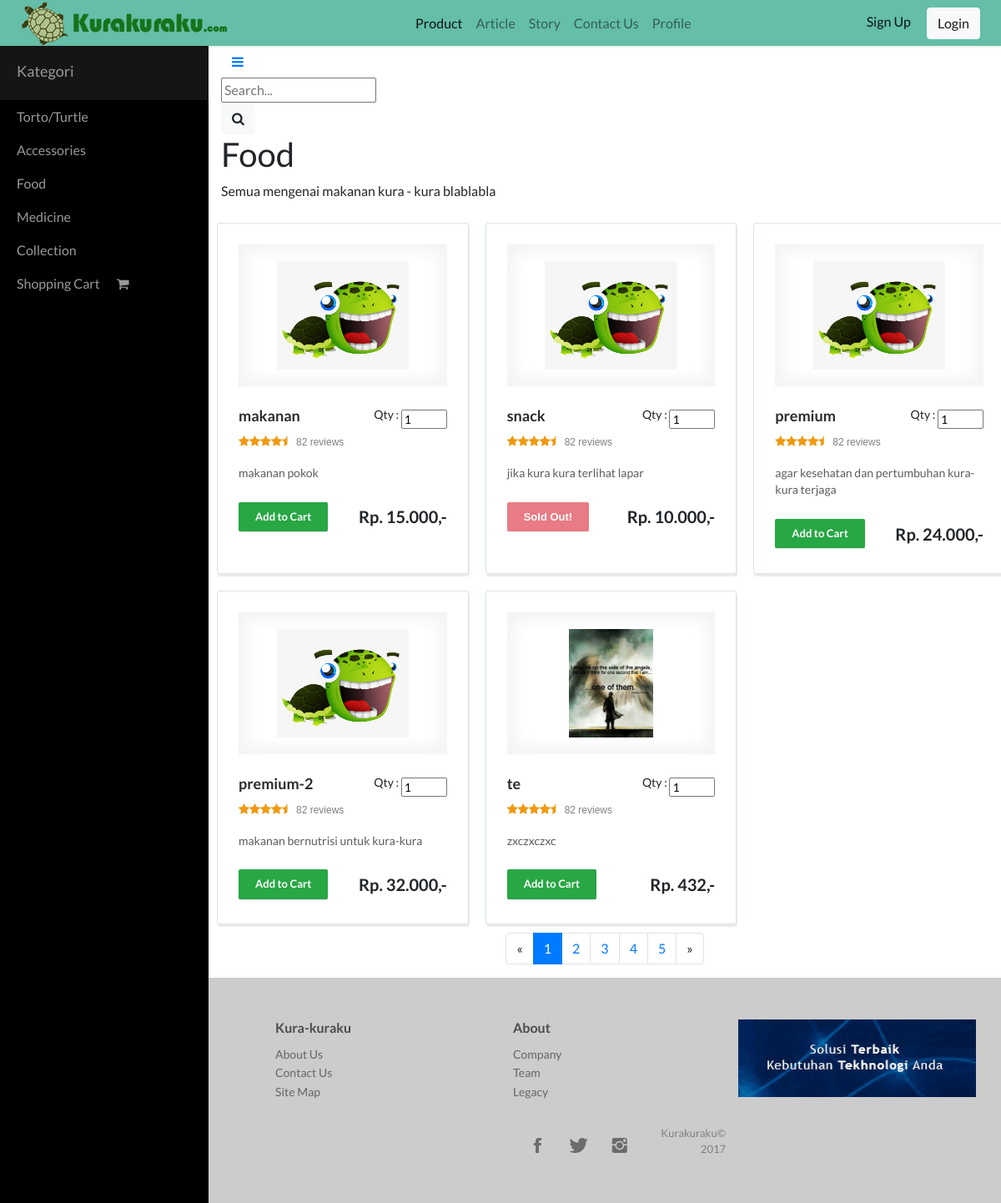
/index.php/Route/food, run on the app's committed database.
### tables this page shows
CREATE TABLE `product` (
  `id_product` int(11) NOT NULL,
  `nama` varchar(100) NOT NULL,
  `stok` int(11) NOT NULL,
  `harga` int(11) NOT NULL,
  `deskripsi` varchar(500) NOT NULL,
  `gambar` varchar(100) NOT NULL,
  `jenis` varchar(20) NOT NULL
);

### application/controllers/Route.php (called while the page is built, shortened)
<?php
class Route extends CI_Controller {
	function __construct(){
		$this->load->model('Model_item', 'm_item');
		$this->load->library('cart');
	  }
	public function food(){
		$data['item_product'] = $this->m_item->get_Array("*", "product", "jenis = 'food'");
		$this->load->view("halaman/food", $data);
	}
}

### index.php (called while the page is built, shortened)
<?php
require_once BASEPATH.'core/CodeIgniter.php';

### application/models/Model_item.php (called while the page is built, shortened)
<?php
	class Model_item extends CI_Model {
    public function get_array($select, $from,$where){
        return $this->db->select($select)->where($where)->get($from)->result_array();
    }
  }
?>

### application/views/halaman/food.php (the view, shortened to what this page needs)
<!DOCTYPE html>
<html style="font-family:Lato, sans-serif;">
<head>
</head>
<body style="font-family:Lato, sans-serif;padding:0px">
    <div id="wrapper">
        <div class="page-content-wrapper" style="font-family:Lato, sans-serif;">
            <div class="container-fluid">
            <form action="<?php echo site_url()?>/Cont_trans/search/food" method="post">
            <div class="search-container" style="margin-top:0px;">
                <a class="btn btn-link" role="button" href="#menu-toggle" id="menu-toggle"><i class="fa fa-bars"></i></a>
                <div style="width:100%">
                    <input autocomplete="off" type="text" name="search-bar" placeholder="Search..." class="search-input" onkeyup="showResult(this.value)">
                </div>
            <button class="btn btn-light search-btn" type="submit"> <i class="fa fa-search"></i></button>
            </div>
            </form>
                <div
                    class="row" style="font-family:Lato, sans-serif;">
                    <div class="col-md-12">
                        <div>
                            <h1 style="font-family:Lato, sans-serif;">Food</h1>
                        </div>
                        <?php if(!empty($search)) : ?>
                        <p style="font-family:Lato, sans-serif;">Anda mencari : ' <?php echo $search?> '</p>
                        <?php else :?>
                        <p style="font-family:Lato, sans-serif;">Semua mengenai makanan kura - kura blablabla</p>
                        <?php endif ?>
                    </div>
            </div>
        </div>
        <div class="row product-list" style="font-family:Lato, sans-serif;min-height:50vh;margin-left:0px;">
            <?php foreach($item_product as $items) :?>
            <div class="col-12 col-sm-6 col-md-6 col-lg-4 col-xl-4 d-flex product-item" style="font-family:Lato, sans-serif;min-width:33.3333%;">
                <div class="product-container" style="min-width:100%;">
                    <form action="<?php echo site_url() ?>/Cont_trans/addToCart/food" method="POST">
                    <div class="row">
                        <div class="col-md-12"><a href="#" class="product-image"><img src="<?php echo base_url()?>/assets/img/<?php echo $items['gambar']?>"></a></div>
                    </div>
                    <div class="row">
                        <div class="col-6">
                            <h2><a href="#" style="font-family:Lato, sans-serif;font-weight:bold;"><?php echo $items['nama']?></a></h2>
                        </div>
                        <div class="col-3" style="padding:0px;">
                            <p class="float-right" style="padding-right:0px;font-family:Lato, sans-serif;">Qty :&nbsp;</p>
                        </div>
                        <div class="col-3" style="padding-left:0px;"><input type="number" name="qty" value="1" placeholder="1" min="1" max=<?php echo $items['stok'] ?> style="width:100%;margin-top:3px;font-family:Lato, sans-serif;"></div>
                    </div>
                    <div class="product-rating"><i class="fa fa-star"></i><i class="fa fa-star"></i><i class="fa fa-star"></i><i class="fa fa-star"></i><i class="fa fa-star-half"></i><a href="#" class="small-text">82 reviews</a></div>
                    <div class="row">
                        <div class="col-12">
                            <p class="product-description" style="font-family:Lato, sans-serif;"><?php echo $items['deskripsi']?></p>
                            <div class="row">
                                    <?php if($items['stok']) :?>
                                    <div class="col-6 d-inline-flex align-items-center"><button class="btn btn-success" type="submit" style="font-family:Lato, sans-serif;">Add to Cart</button></div>
                                    <?php else :?>
                                    <div class="col-6 d-inline-flex align-items-center"><button class="btn btn-danger sold-out" type="button" disabled="disabled">Sold Out!</button></div>
                                    <?php endif ?>
                                <div class="col-6"><label class="col-form-label float-right" style="font-size:20px;font-family:Lato, sans-serif;"><strong>Rp. <?php echo number_format($items['harga'],0,".",".")?>,-</strong><br></label></div>
                            </div>
                        </div>
                    </div>
                    </form>
                </div>
            </div>
            <?php endforeach ?>
        </div>
        <nav class="d-flex justify-content-center">
            <ul class="pagination">
                <li class="page-item"><a class="page-link" aria-label="Previous"><span aria-hidden="true">«</span></a></li>
                <li class="page-item active"><a class="page-link" href="#">1</a></li>
                <li class="page-item"><a class="page-link" href="#">2</a></li>
                <li class="page-item"><a class="page-link" href="#">3</a></li>
                <li class="page-item"><a class="page-link" href="#">4</a></li>
                <li class="page-item"><a class="page-link" href="#">5</a></li>
                <li class="page-item"><a class="page-link" aria-label="Next"><span aria-hidden="true">»</span></a></li>
            </ul>
        </nav>
    </div>
    </div>
    <div class="footer-clean" style="background-color:#cccccc;">
        <footer>
            <div class="container">
                <div class="row justify-content-center">
                    <div class="col-sm-4 col-md-3 col-xl-3 offset-md-3 offset-lg-3 offset-xl-3 item">
                        <h3>Kura-kuraku</h3>
                        <ul>
                            <li><a href="#">About Us</a></li>
                            <li><a href="#">Contact Us</a></li>
                            <li><a href="#">Site Map</a></li>
                        </ul>
                    </div>
                    <div class="col-sm-4 col-md-3 offset-xl-0 item">
                        <h3>About</h3>
                        <ul>
                            <li><a href="#">Company</a></li>
                            <li><a href="#">Team</a></li>
                            <li><a href="#">Legacy</a></li>
                        </ul>
                    </div>
                    <div class="col-sm-4 col-md-3 item" style="padding:auto;padding-right:0px;padding-left:0px;"><a class="d-flex justify-content-center" href="http://www.limabenua.com" target="_parent"><img class="img-fluid" src="<?php echo base_url()?>/assets/img/12_20170727_08512234.gif"></a></div>
                    <div class="col-md-6 col-lg-3 col-xl-3 offset-md-6 offset-lg-2 offset-xl-3 d-flex justify-content-center align-items-center item social"
                        style="padding-top:10px;"><a href="#"><i class="icon ion-social-facebook"></i></a><a href="#"><i class="icon ion-social-twitter"></i></a><a href="#"><i class="icon ion-social-instagram"></i></a>
                        <p class="copyright">Kurakuraku© 2017</p>
                    </div>
                </div>
            </div>
        </footer>
    </div>
</body>
</html>

### assets/css/Drag--Drop-Upload-Form.css (style rules this page uses)
*, *:before, *:after { -webkit-box-sizing:border-box; -moz-box-sizing:border-box; box-sizing:border-box; }

### assets/css/Footer-Clean.css (style rules this page uses)
.footer-clean { padding:50px 0; background-color:#fff; color:#4b4c4d; }
.footer-clean h3 { margin-top:0; margin-bottom:12px; font-weight:bold; font-size:16px; }
.footer-clean ul { padding:0; list-style:none; line-height:1.6; font-size:14px; margin-bottom:0; }
.footer-clean ul a { color:inherit; text-decoration:none; opacity:0.8; }
.footer-clean .item.social { text-align:right; }
.footer-clean .item.social > a { font-size:24px; width:40px; height:40px; line-height:40px; display:inline-block; text-align:center; border-radius:50%; border:1px solid #ccc; margin-left:10px; margin-top:22px; color:inherit; opacity:0.75; }
.footer-clean .copyright { margin-top:14px; margin-bottom:0; font-size:13px; opacity:0.6; }
.footer-clean { bottom:0; }

### assets/css/Sidebar-Menu.css (style rules this page uses)
#wrapper { padding-left:0; -webkit-transition:all 0.5s ease; -moz-transition:all 0.5s ease; -o-transition:all 0.5s ease; transition:all 0.5s ease; }
@media (min-width:768px) { #wrapper { padding-left:250px; } }

### assets/css/sidebar.css (style rules this page uses)
a, a:hover, a:focus { color:inherit; text-decoration:none; transition:all 0.3s; }
i, span { display:inline-block; }

### assets/css/zoom.css (style rules this page uses)
* { box-sizing:border-box; }

### assets/css/Table-with-search.css (style rules this page uses)
body { padding:20px 20px; }

### assets/css/Pretty-Product-List.css (style rules this page uses)
.product-item { padding:10px; }
.product-item .product-container { text-align:left; font:normal 14px sans-serif; background-color:#ffffff; border:1px solid #dbe3e7; border-radius:3px; box-shadow:1px 3px 1px rgba(0, 0, 0, 0.08); padding:25px; }
.product-item a.product-image { display:block; text-align:center; box-shadow:0 0 20px 8px #f3f3f3 inset; width:100%; margin-bottom:25px; padding:20px 0; box-sizing:border-box; }
.product-item a.product-image img { height:130px; }
.product-item h2 { font-size:18px; white-space:nowrap; overflow:hidden; text-overflow:ellipsis; max-width:200px; font-weight:800; }
.product-item h2 a { text-decoration:none; color:#2b2b2b; }
.product-item a.small-text { color:#808080; text-decoration:none; margin-top:20px; margin-bottom:10px; display:block; text-align:right; font-size:12px; }
.product-item .product-rating { color:#f09911; font-size:14px; }
.product-item .product-rating a.small-text { text-align:left; margin:0 0 0 10px; display:inline-block; }
.product-item p.product-description { margin-top:20px; color:#5d5d5d; line-height:1.45; white-space:normal; margin-bottom:20px; }
.product-item button { border-radius:2px; box-shadow:0 1px 1px rgba(0, 0, 0, 0.12); border:0; color:#ffffff; font-weight:bold; font-size:13px; padding:8px 20px; }

### data on the page
product: gambar (picture), nama "makanan", deskripsi "makanan pokok", stok "Add to Cart", harga "15.000"
product: gambar (picture), nama "snack", deskripsi "jika kura kura terlihat lapar", stok "Sold Out!", harga "10.000"
product: gambar (picture), nama "premium", deskripsi "agar kesehatan dan pertumbuhan kura-kura terjaga", stok "Add to Cart", harga "24.000"
product: gambar (picture), nama "premium-2", deskripsi "makanan bernutrisi untuk kura-kura", stok "Add to Cart", harga "32.000"
product: gambar (picture), nama "te", deskripsi "zxczxczxc", stok "Add to Cart", harga "432"
